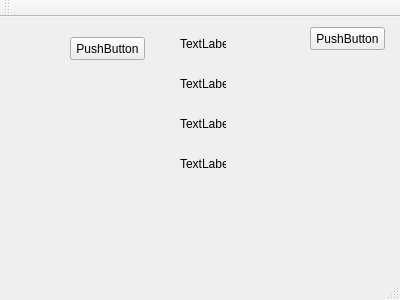
<?xml version="1.0" encoding="UTF-8"?>
<ui version="4.0">
 <class>MainWindow</class>
 <widget class="QMainWindow" name="MainWindow">
  <property name="geometry">
   <rect>
    <x>0</x>
    <y>0</y>
    <width>400</width>
    <height>300</height>
   </rect>
  </property>
  <property name="windowTitle">
   <string>MainWindow</string>
  </property>
  <widget class="QWidget" name="centralWidget">
   <widget class="QPushButton" name="pushButton">
    <property name="geometry">
     <rect>
      <x>70</x>
      <y>20</y>
      <width>75</width>
      <height>23</height>
     </rect>
    </property>
    <property name="text">
     <string>PushButton</string>
    </property>
   </widget>
   <widget class="QLabel" name="label">
    <property name="geometry">
     <rect>
      <x>180</x>
      <y>20</y>
      <width>46</width>
      <height>13</height>
     </rect>
    </property>
    <property name="text">
     <string>TextLabel</string>
    </property>
   </widget>
   <widget class="QLabel" name="label_2">
    <property name="geometry">
     <rect>
      <x>180</x>
      <y>60</y>
      <width>46</width>
      <height>13</height>
     </rect>
    </property>
    <property name="text">
     <string>TextLabel</string>
    </property>
   </widget>
   <widget class="QLabel" name="label_3">
    <property name="geometry">
     <rect>
      <x>180</x>
      <y>100</y>
      <width>46</width>
      <height>13</height>
     </rect>
    </property>
    <property name="text">
     <string>TextLabel</string>
    </property>
   </widget>
   <widget class="QLabel" name="label_4">
    <property name="geometry">
     <rect>
      <x>180</x>
      <y>140</y>
      <width>46</width>
      <height>13</height>
     </rect>
    </property>
    <property name="text">
     <string>TextLabel</string>
    </property>
   </widget>
   <widget class="QPushButton" name="quitButton">
    <property name="geometry">
     <rect>
      <x>310</x>
      <y>10</y>
      <width>75</width>
      <height>23</height>
     </rect>
    </property>
    <property name="text">
     <string>PushButton</string>
    </property>
   </widget>
  </widget>
  <widget class="QMenuBar" name="menuBar">
   <property name="geometry">
    <rect>
     <x>0</x>
     <y>0</y>
     <width>400</width>
     <height>21</height>
    </rect>
   </property>
  </widget>
  <widget class="QToolBar" name="mainToolBar">
   <attribute name="toolBarArea">
    <enum>TopToolBarArea</enum>
   </attribute>
   <attribute name="toolBarBreak">
    <bool>false</bool>
   </attribute>
  </widget>
  <widget class="QStatusBar" name="statusBar"/>
 </widget>
 <layoutdefault spacing="6" margin="11"/>
 <resources/>
 <connections/>
</ui>
